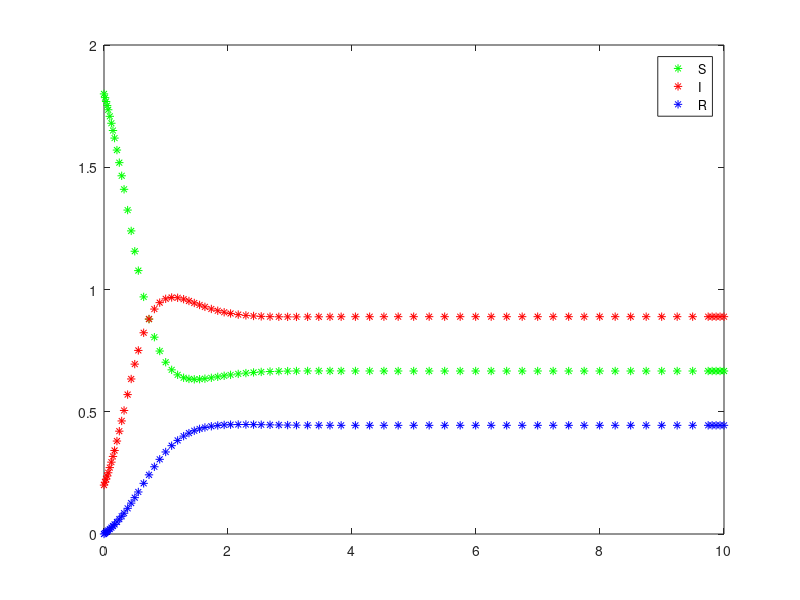

The MATLAB source for this figure:
function []=SIRModel



close all
clear all

global A nu gamma mu beta

A=2;
nu=1;
gamma=1;
mu=1;
beta=3;
% R0=beta/(nu+mu)

S0=1.8;
I0=0.2;
R0=0;

init = [S0,I0, R0];
tspan=[0,10];

[t,v]=ode45(@(t,v) fun_SIR(t,v), tspan, init);

save('SIR_Data','t','v')

figure(1)
plot(t,v(:,1),'g*'), hold on  
plot(t,v(:,2),'r*'), hold on 
plot(t,v(:,3),'b*'), hold on 
legend('S','I','R')

function dv=fun_SIR(t,v)
global A nu gamma mu beta
S=v(1);
I=v(2);
R=v(3);
dv=zeros(3,1);

% S> I > R -> S
dv(1)=A-beta*S*I+gamma*R-mu*S;
dv(2)=beta*S*I-nu*I-mu*I;
dv(3)=nu*I-gamma*R-mu*R;

